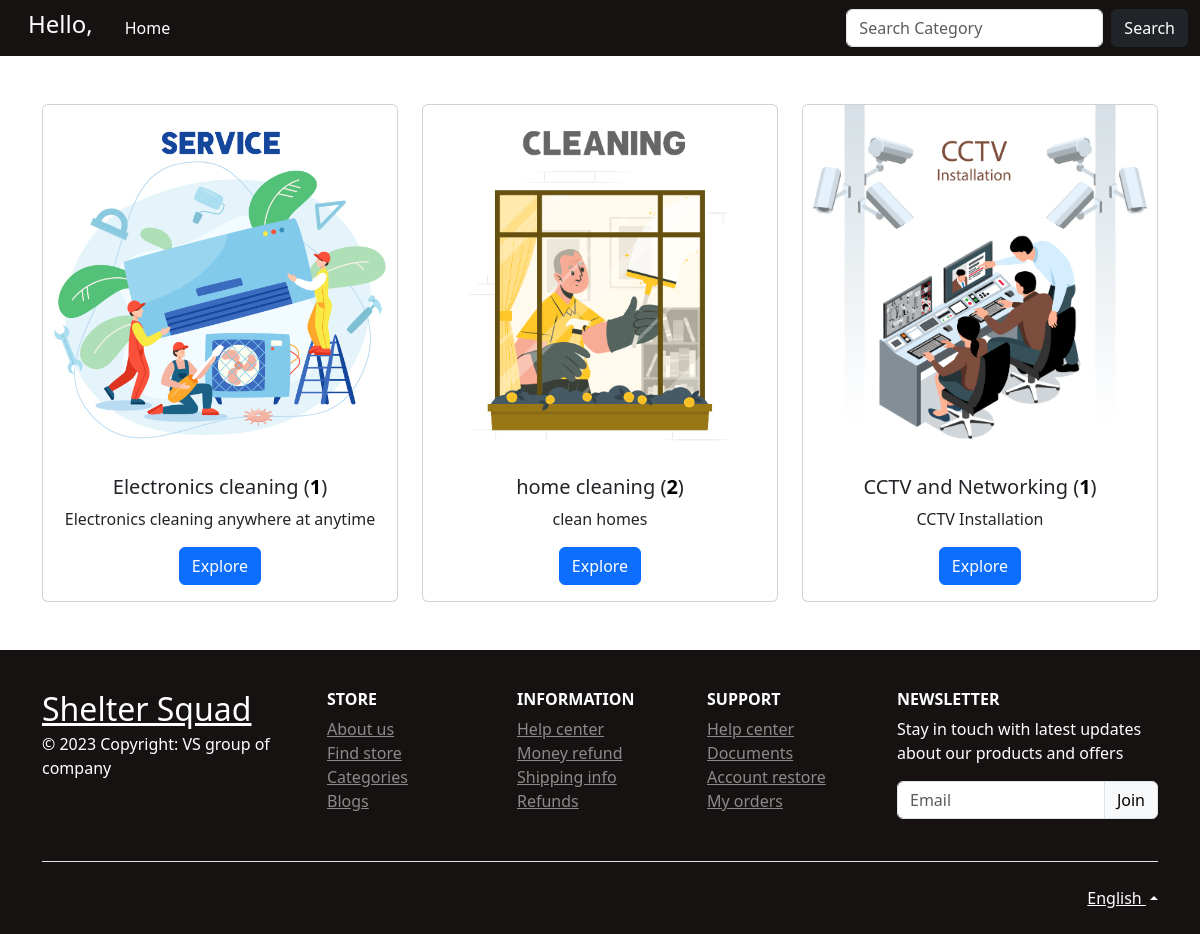
The app's page /search/, older data.
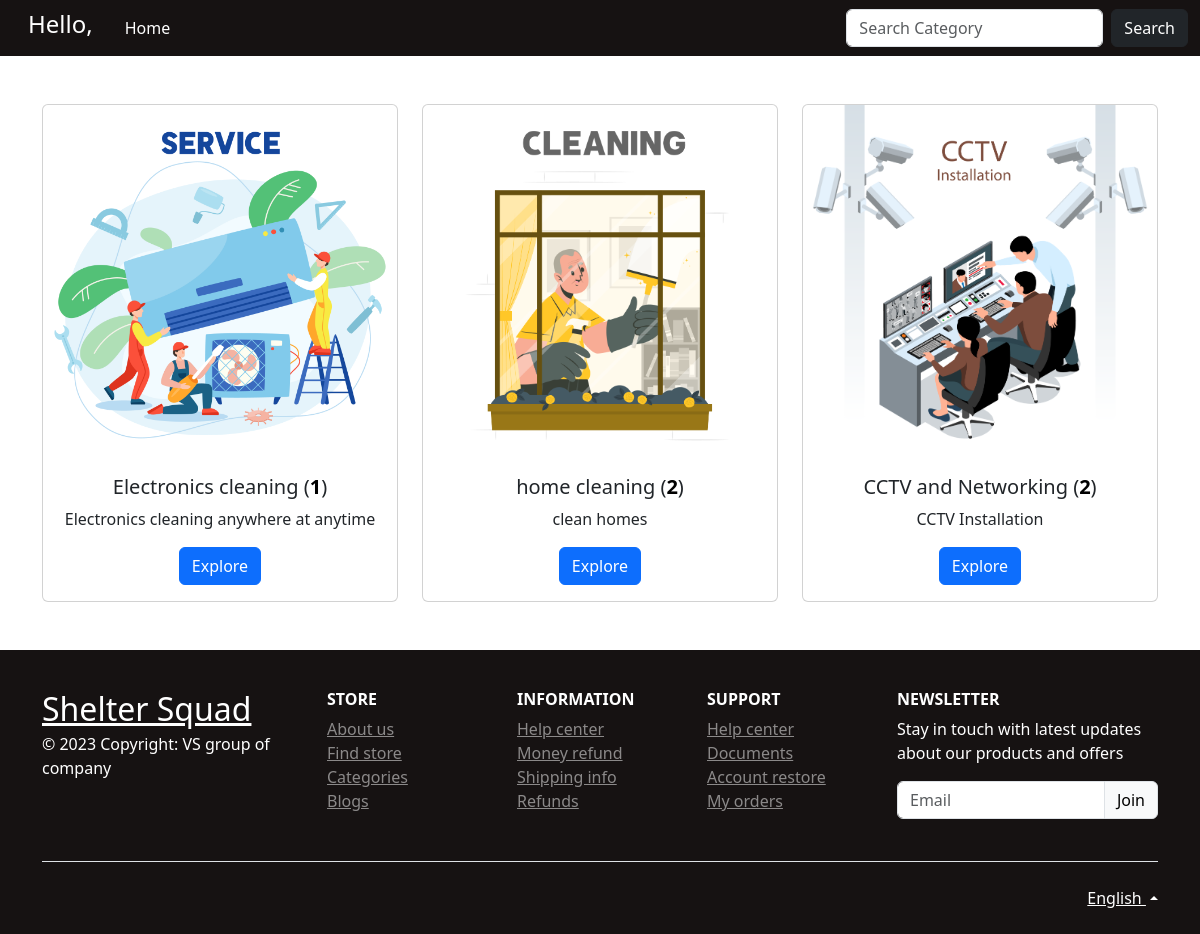
The same page, newer data.
### home_service/models.py (models this page shows)
class Service_Category(models.Model):
    category = models.CharField(max_length=30, null=True)
    desc = models.CharField(max_length=100, null=True)
    image = models.FileField(null=True)
    total=models.CharField(max_length=100, null=True)
    def __str__(self):
        return self.category

### home_service/views.py (the view)
# urls.py: path('search/', customer_service_cat_search, name='customer_service_cat_search'),
def customer_service_cat_search(request):
    if request.method == 'GET':
        form = CustomerServiceSearchForm(request.GET)
        if form.is_valid():
            category = form.cleaned_data.get('category')
            print(category)
            services = Service_Category.objects.filter(category__icontains=category)
            print(services)
            if services:
                return render(request, 'search_results.html', {'services': services})
            else:
                error_message = "No services found for the provided category"
                return render(request, 'search_results.html', {'form': form, 'error_message': error_message})
        else:
            error_message = "Invalid search criteria."
            return render(request, 'search_results.html', {'form': form, 'error_message': error_message})
    else:
        form = CustomerServiceSearchForm()
        return render(request, 'search_results.html', {'form': form})

### home_service/templates/search_results.html (shortened to what the changed rows need)
<!DOCTYPE html>
{%load static%}
<html lang="en">
<head>
    <link href="https://cdn.jsdelivr.net/npm/bootstrap@5.3.3/dist/css/bootstrap.min.css" rel="stylesheet">
</head>
<body>
    <div class="container my-5">
        <div class="row">
        {% if services %}
            {% for ser in services %}
                <div class="col-md-4">
                    <div class="card h-100">
                    <img class="card-img-top" src="{{ser.image.url}}" alt="Card image cap">
                    <div class="card-body text-center">
                        <h5 class="card-title">{{ser.category}} <span>(<span style="color:black;font-weight:bold">{{ser.total}}</span>)</span></h5>
                        <p class="card-text">{{ser.desc}}</p>
                        <a href="{% url 'explore_services' ser.id %}" class="btn btn-primary">Explore</a>
                    </div>
                    </div>
                </div>
            {% endfor %}
        {% endif %}
        </div>
    </div>
</body>
</html>

Row changes from the older to the newer data that the page shows:
changed Service_Category "CCTV and Networking": total "1" → "2"
